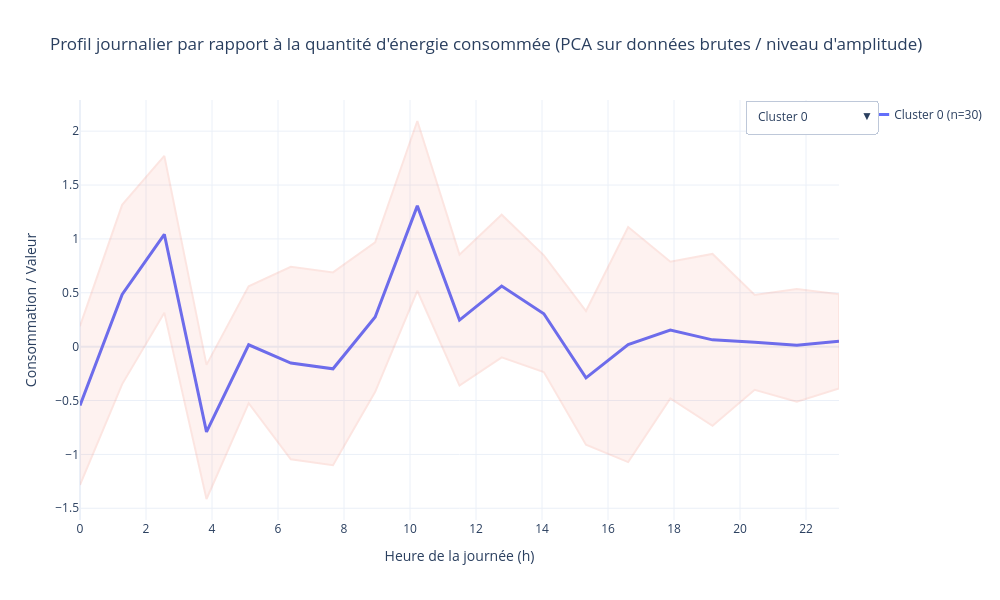

Source (notebook cell):
### Code cell
print("PCA sur données brutes")
plot_interactive_cluster_profiles(
    X=x_pca,
    cluster_labels=cluster_labels_xpca,
    k_final=k_xpca,
    titre="Profil journalier par rapport à la quantité d'énergie consommée (PCA sur données brutes / niveau d'amplitude)"
)

### Figure 1 — Plotly figure (JSON) as saved in the notebook; plotly's stock layout.template omitted (floating-point values rounded to 4 significant figures)
{"data": [{"line": {"width": 3}, "mode": "lines", "name": "Cluster 0 (n=30)", "type": "scatter", "visible": true, "x": [0.0, 1.278, 2.556, 3.833, 5.111, 6.389, 7.667, 8.944, 10.22, 11.5, 12.78, 14.06, 15.33, 16.61, 17.89, 19.17, 20.44, 21.72, 23.0], "y": [-0.5462, 0.4845, 1.043, -0.7914, 0.01765, -0.1519, -0.2056, 0.2746, 1.307, 0.2465, 0.5625, 0.3058, -0.2893, 0.01967, 0.154, 0.06331, 0.03991, 0.01232, 0.04949]}, {"fill": "toself", "hoverinfo": "skip", "mode": "lines", "name": "Std Cluster 0", "opacity": 0.15, "showlegend": false, "type": "scatter", "visible": true, "x": [0.0, 1.278, 2.556, 3.833, 5.111, 6.389, 7.667, 8.944, 10.22, 11.5, 12.78, 14.06, 15.33, 16.61, 17.89, 19.17, 20.44, 21.72, 23.0, 23.0, 21.72, 20.44, 19.17, 17.89, 16.61, 15.33, 14.06, 12.78, 11.5, 10.22, 8.944, 7.667, 6.389, 5.111, 3.833, 2.556, 1.278, 0.0], "y": [0.1905, 1.317, 1.77, -0.1689, 0.5601, 0.742, 0.6892, 0.9684, 2.094, 0.8541, 1.224, 0.8473, 0.3309, 1.111, 0.7889, 0.8609, 0.4797, 0.536, 0.4864, -0.3874, -0.5114, -0.3999, -0.7342, -0.481, -1.071, -0.9095, -0.2357, -0.09935, -0.3611, 0.5189, -0.4191, -1.1, -1.046, -0.5248, -1.414, 0.3157, -0.3476, -1.283]}, {"line": {"width": 3}, "mode": "lines", "name": "Cluster 1 (n=39)", "type": "scatter", "visible": false, "x": [0.0, 1.278, 2.556, 3.833, 5.111, 6.389, 7.667, 8.944, 10.22, 11.5, 12.78, 14.06, 15.33, 16.61, 17.89, 19.17, 20.44, 21.72, 23.0], "y": [2.007, -0.1115, -0.2451, 0.279, -0.8958, 0.06774, -0.3175, 0.1126, 0.1772, 0.06384, 0.2215, 0.184, 0.001569, 0.0285, -0.07895, -0.07776, 0.009999, 0.01498, -0.05922]}, {"fill": "toself", "hoverinfo": "skip", "mode": "lines", "name": "Std Cluster 1", "opacity": 0.15, "showlegend": false, "type": "scatter", "visible": false, "x": [0.0, 1.278, 2.556, 3.833, 5.111, 6.389, 7.667, 8.944, 10.22, 11.5, 12.78, 14.06, 15.33, 16.61, 17.89, 19.17, 20.44, 21.72, 23.0, 23.0, 21.72, 20.44, 19.17, 17.89, 16.61, 15.33, 14.06, 12.78, 11.5, 10.22, 8.944, 7.667, 6.389, 5.111, 3.833, 2.556, 1.278, 0.0], "y": [2.986, 0.5406, 0.4692, 0.9869, -0.1467, 0.8155, 0.2923, 0.8564, 0.6539, 0.736, 0.7468, 0.8729, 0.7606, 0.553, 0.5192, 0.5072, 0.5999, 0.5094, 0.268, -0.3864, -0.4795, -0.5799, -0.6627, -0.6771, -0.496, -0.7574, -0.5049, -0.3038, -0.6083, -0.2995, -0.6312, -0.9273, -0.68, -1.645, -0.4289, -0.9594, -0.7636, 1.028]}, {"line": {"width": 3}, "mode": "lines", "name": "Cluster 2 (n=119)", "type": "scatter", "visible": false, "x": [0.0, 1.278, 2.556, 3.833, 5.111, 6.389, 7.667, 8.944, 10.22, 11.5, 12.78, 14.06, 15.33, 16.61, 17.89, 19.17, 20.44, 21.72, 23.0], "y": [-0.4409, -0.5823, -0.1515, -0.3118, -0.2483, -0.1165, 0.1433, -0.2713, -0.03416, 0.03973, -0.04686, -0.1215, -0.01077, -0.04364, -0.1402, 0.01617, -0.02308, 0.06214, 0.03747]}, {"fill": "toself", "hoverinfo": "skip", "mode": "lines", "name": "Std Cluster 2", "opacity": 0.15, "showlegend": false, "type": "scatter", "visible": false, "x": [0.0, 1.278, 2.556, 3.833, 5.111, 6.389, 7.667, 8.944, 10.22, 11.5, 12.78, 14.06, 15.33, 16.61, 17.89, 19.17, 20.44, 21.72, 23.0, 23.0, 21.72, 20.44, 19.17, 17.89, 16.61, 15.33, 14.06, 12.78, 11.5, 10.22, 8.944, 7.667, 6.389, 5.111, 3.833, 2.556, 1.278, 0.0], "y": [0.2112, -0.01806, 0.4242, 0.2644, 0.2513, 0.4916, 0.7607, 0.3501, 0.5343, 0.7775, 0.5527, 0.4705, 0.5354, 0.4594, 0.3994, 0.5209, 0.4646, 0.6121, 0.5179, -0.443, -0.4879, -0.5107, -0.4886, -0.6798, -0.5467, -0.5569, -0.7134, -0.6464, -0.698, -0.6026, -0.8927, -0.4742, -0.7246, -0.7479, -0.8881, -0.7271, -1.146, -1.093]}, {"line": {"width": 3}, "mode": "lines", "name": "Cluster 3 (n=26)", "type": "scatter", "visible": false, "x": [0.0, 1.278, 2.556, 3.833, 5.111, 6.389, 7.667, 8.944, 10.22, 11.5, 12.78, 14.06, 15.33, 16.61, 17.89, 19.17, 20.44, 21.72, 23.0], "y": [-0.5175, 2.194, -0.8156, 0.2177, -0.6341, -0.5364, 0.7393, -0.1304, -0.1561, -0.2211, 0.07906, -0.144, 0.2211, -0.2184, 0.2564, 0.08347, -0.00663, -0.06233, -0.08125]}, {"fill": "toself", "hoverinfo": "skip", "mode": "lines", "name": "Std Cluster 3", "opacity": 0.15, "showlegend": false, "type": "scatter", "visible": false, "x": [0.0, 1.278, 2.556, 3.833, 5.111, 6.389, 7.667, 8.944, 10.22, 11.5, 12.78, 14.06, 15.33, 16.61, 17.89, 19.17, 20.44, 21.72, 23.0, 23.0, 21.72, 20.44, 19.17, 17.89, 16.61, 15.33, 14.06, 12.78, 11.5, 10.22, 8.944, 7.667, 6.389, 5.111, 3.833, 2.556, 1.278, 0.0], "y": [0.5122, 3.321, -0.003713, 0.9646, 0.148, 0.395, 1.421, 0.6847, 0.6354, 0.5834, 1.065, 0.408, 0.8553, 0.483, 0.9742, 0.6814, 0.7035, 0.4417, 0.2414, -0.4039, -0.5663, -0.7167, -0.5144, -0.4615, -0.9199, -0.4132, -0.6961, -0.9068, -1.026, -0.9475, -0.9455, 0.0573, -1.468, -1.416, -0.5291, -1.628, 1.067, -1.547]}, {"line": {"width": 3}, "mode": "lines", "name": "Cluster 4 (n=48)", "type": "scatter", "visible": false, "x": [0.0, 1.278, 2.556, 3.833, 5.111, 6.389, 7.667, 8.944, 10.22, 11.5, 12.78, 14.06, 15.33, 16.61, 17.89, 19.17, 20.44, 21.72, 23.0], "y": [0.6367, 0.4071, 1.037, -0.1986, 0.3076, -0.02002, 0.2851, 0.1839, -0.6302, -0.1624, -0.4657, 0.03689, -0.2301, 0.2865, 0.0311, 0.06659, 0.04431, -0.02163, 0.0215]}, {"fill": "toself", "hoverinfo": "skip", "mode": "lines", "name": "Std Cluster 4", "opacity": 0.15, "showlegend": false, "type": "scatter", "visible": false, "x": [0.0, 1.278, 2.556, 3.833, 5.111, 6.389, 7.667, 8.944, 10.22, 11.5, 12.78, 14.06, 15.33, 16.61, 17.89, 19.17, 20.44, 21.72, 23.0, 23.0, 21.72, 20.44, 19.17, 17.89, 16.61, 15.33, 14.06, 12.78, 11.5, 10.22, 8.944, 7.667, 6.389, 5.111, 3.833, 2.556, 1.278, 0.0], "y": [1.478, 1.103, 1.789, 0.4911, 0.986, 0.7049, 1.193, 1.1, 0.0335, 0.52, 0.135, 0.6543, 0.6292, 1.118, 0.6296, 0.8622, 0.6223, 0.3527, 0.638, -0.595, -0.396, -0.5337, -0.729, -0.5674, -0.5454, -1.089, -0.5805, -1.066, -0.8447, -1.294, -0.7324, -0.6224, -0.7449, -0.3709, -0.8882, 0.285, -0.2889, -0.2049]}, {"line": {"width": 3}, "mode": "lines", "name": "Cluster 5 (n=36)", "type": "scatter", "visible": false, "x": [0.0, 1.278, 2.556, 3.833, 5.111, 6.389, 7.667, 8.944, 10.22, 11.5, 12.78, 14.06, 15.33, 16.61, 17.89, 19.17, 20.44, 21.72, 23.0], "y": [-0.1215, 0.07841, -1.255, -0.7255, 0.869, 0.8687, -0.6054, 0.3353, -0.4602, -0.06861, 0.1936, -0.03198, -0.06745, 0.03654, 0.2782, -0.08836, 0.06738, 0.0214, -0.02653]}, {"fill": "toself", "hoverinfo": "skip", "mode": "lines", "name": "Std Cluster 5", "opacity": 0.15, "showlegend": false, "type": "scatter", "visible": false, "x": [0.0, 1.278, 2.556, 3.833, 5.111, 6.389, 7.667, 8.944, 10.22, 11.5, 12.78, 14.06, 15.33, 16.61, 17.89, 19.17, 20.44, 21.72, 23.0, 23.0, 21.72, 20.44, 19.17, 17.89, 16.61, 15.33, 14.06, 12.78, 11.5, 10.22, 8.944, 7.667, 6.389, 5.111, 3.833, 2.556, 1.278, 0.0], "y": [0.6268, 0.7756, -0.474, 0.07177, 1.742, 1.721, 0.02958, 1.505, 0.3297, 0.8294, 0.8614, 1.103, 0.5608, 0.6538, 0.8677, 0.4296, 0.6526, 0.5367, 0.4853, -0.5384, -0.4938, -0.5178, -0.6063, -0.3113, -0.5808, -0.6957, -1.167, -0.4743, -0.9667, -1.25, -0.8349, -1.24, 0.01629, -0.003666, -1.523, -2.036, -0.6188, -0.8699]}, {"line": {"width": 3}, "mode": "lines", "name": "Cluster 6 (n=41)", "type": "scatter", "visible": false, "x": [0.0, 1.278, 2.556, 3.833, 5.111, 6.389, 7.667, 8.944, 10.22, 11.5, 12.78, 14.06, 15.33, 16.61, 17.89, 19.17, 20.44, 21.72, 23.0], "y": [0.1867, -0.6693, -0.2103, 0.9839, 0.9314, -0.6024, 0.2165, 0.154, 0.3645, -0.2054, -0.09566, 0.05351, 0.3569, -0.03924, -0.008306, -0.0639, -0.02293, -0.03309, 0.001652]}, {"fill": "toself", "hoverinfo": "skip", "mode": "lines", "name": "Std Cluster 6", "opacity": 0.15, "showlegend": false, "type": "scatter", "visible": false, "x": [0.0, 1.278, 2.556, 3.833, 5.111, 6.389, 7.667, 8.944, 10.22, 11.5, 12.78, 14.06, 15.33, 16.61, 17.89, 19.17, 20.44, 21.72, 23.0, 23.0, 21.72, 20.44, 19.17, 17.89, 16.61, 15.33, 14.06, 12.78, 11.5, 10.22, 8.944, 7.667, 6.389, 5.111, 3.833, 2.556, 1.278, 0.0], "y": [0.8831, 0.2135, 0.5122, 1.641, 1.69, 0.2457, 1.063, 0.9059, 0.9007, 0.4845, 0.6654, 0.7199, 1.137, 0.4085, 0.6893, 0.5422, 0.8746, 0.5837, 0.3013, -0.298, -0.6499, -0.9205, -0.67, -0.7059, -0.487, -0.423, -0.6128, -0.8567, -0.8954, -0.1716, -0.5979, -0.6298, -1.45, 0.1731, 0.327, -0.9327, -1.552, -0.5097]}, {"line": {"width": 3}, "mode": "lines", "name": "Cluster 7 (n=26)", "type": "scatter", "visible": false, "x": [0.0, 1.278, 2.556, 3.833, 5.111, 6.389, 7.667, 8.944, 10.22, 11.5, 12.78, 14.06, 15.33, 16.61, 17.89, 19.17, 20.44, 21.72, 23.0], "y": [-1.146, 0.2744, 0.8282, 1.524, -0.1459, 0.9272, -0.7109, -0.1604, -0.2353, 0.3778, -0.1033, -0.03713, 0.1151, -0.1649, -0.1034, -0.01372, -0.08772, -0.1963, -0.06409]}, {"fill": "toself", "hoverinfo": "skip", "mode": "lines", "name": "Std Cluster 7", "opacity": 0.15, "showlegend": false, "type": "scatter", "visible": false, "x": [0.0, 1.278, 2.556, 3.833, 5.111, 6.389, 7.667, 8.944, 10.22, 11.5, 12.78, 14.06, 15.33, 16.61, 17.89, 19.17, 20.44, 21.72, 23.0, 23.0, 21.72, 20.44, 19.17, 17.89, 16.61, 15.33, 14.06, 12.78, 11.5, 10.22, 8.944, 7.667, 6.389, 5.111, 3.833, 2.556, 1.278, 0.0], "y": [-0.583, 1.099, 1.506, 2.304, 0.852, 1.79, -0.01066, 0.5401, 0.3887, 1.014, 0.546, 0.5885, 0.5823, 0.3394, 0.5748, 0.516, 0.4511, 0.3144, 0.2439, -0.372, -0.707, -0.6265, -0.5434, -0.7816, -0.6692, -0.3521, -0.6627, -0.7526, -0.2583, -0.8594, -0.8609, -1.411, 0.06429, -1.144, 0.7432, 0.1499, -0.5498, -1.708]}], "layout": {"height": 600, "title": {"text": "Profil journalier par rapport à la quantité d'énergie consommée (PCA sur données brutes / niveau d'amplitude)"}, "updatemenus": [{"buttons": [{"args": [{"visible": [true, true, false, false, false, false, false, false, false, false, false, false, false, false, false, false]}, {"title": "Profil journalier par rapport à la quantité d'énergie consommée (PCA sur données brutes / niveau d'amplitude) - Cluster 0"}], "label": "Cluster 0", "method": "update"}, {"args": [{"visible": [false, false, true, true, false, false, false, false, false, false, false, false, false, false, false, false]}, {"title": "Profil journalier par rapport à la quantité d'énergie consommée (PCA sur données brutes / niveau d'amplitude) - Cluster 1"}], "label": "Cluster 1", "method": "update"}, {"args": [{"visible": [false, false, false, false, true, true, false, false, false, false, false, false, false, false, false, false]}, {"title": "Profil journalier par rapport à la quantité d'énergie consommée (PCA sur données brutes / niveau d'amplitude) - Cluster 2"}], "label": "Cluster 2", "method": "update"}, {"args": [{"visible": [false, false, false, false, false, false, true, true, false, false, false, false, false, false, false, false]}, {"title": "Profil journalier par rapport à la quantité d'énergie consommée (PCA sur données brutes / niveau d'amplitude) - Cluster 3"}], "label": "Cluster 3", "method": "update"}, {"args": [{"visible": [false, false, false, false, false, false, false, false, true, true, false, false, false, false, false, false]}, {"title": "Profil journalier par rapport à la quantité d'énergie consommée (PCA sur données brutes / niveau d'amplitude) - Cluster 4"}], "label": "Cluster 4", "method": "update"}, {"args": [{"visible": [false, false, false, false, false, false, false, false, false, false, true, true, false, false, false, false]}, {"title": "Profil journalier par rapport à la quantité d'énergie consommée (PCA sur données brutes / niveau d'amplitude) - Cluster 5"}], "label": "Cluster 5", "method": "update"}, {"args": [{"visible": [false, false, false, false, false, false, false, false, false, false, false, false, true, true, false, false]}, {"title": "Profil journalier par rapport à la quantité d'énergie consommée (PCA sur données brutes / niveau d'amplitude) - Cluster 6"}], "label": "Cluster 6", "method": "update"}, {"args": [{"visible": [false, false, false, false, false, false, false, false, false, false, false, false, false, false, true, true]}, {"title": "Profil journalier par rapport à la quantité d'énergie consommée (PCA sur données brutes / niveau d'amplitude) - Cluster 7"}], "label": "Cluster 7", "method": "update"}, {"args": [{"visible": [true, true, true, true, true, true, true, true, true, true, true, true, true, true, true, true]}, {"title": "Profil journalier par rapport à la quantité d'énergie consommée (PCA sur données brutes / niveau d'amplitude) (k=8)"}], "label": "Tous les clusters", "method": "update"}], "direction": "down", "showactive": true, "x": 1.05, "y": 1}], "width": 1000, "xaxis": {"dtick": 2, "title": {"text": "Heure de la journée (h)"}}, "yaxis": {"title": {"text": "Consommation / Valeur"}}}}
